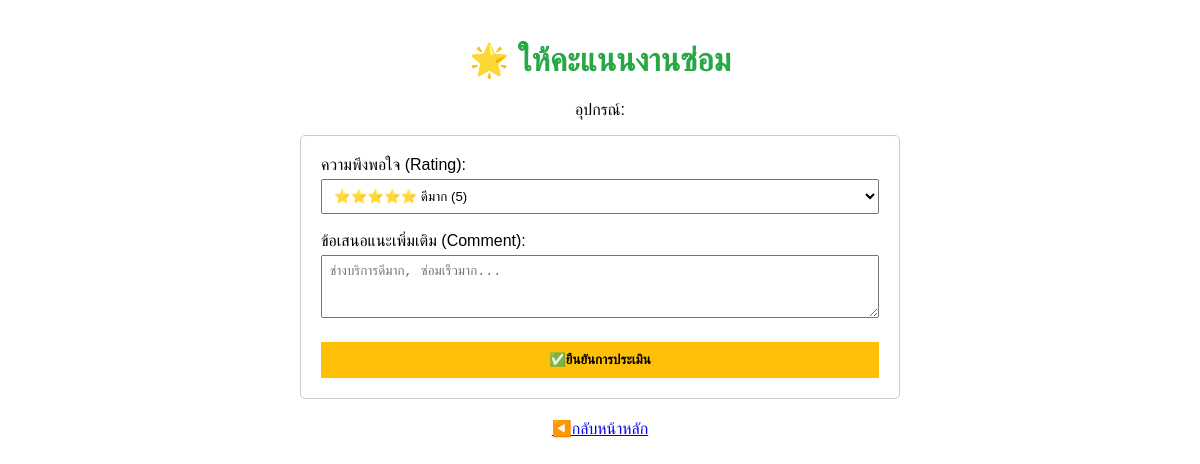
/evaluate/1 (signed in), run on an earlier commit of the app's database.
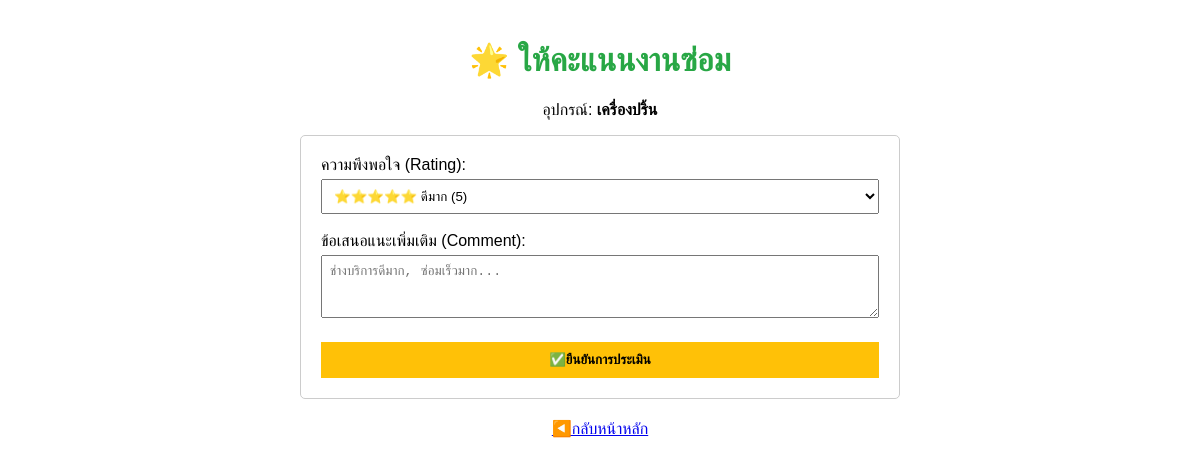
And on a later commit of the database.
### tables this page shows
CREATE TABLE repairs (
    repair_id INTEGER PRIMARY KEY AUTOINCREMENT,
    user_id INTEGER NOT NULL,
    device_name TEXT NOT NULL,
    problem_detail TEXT NOT NULL,
    location TEXT NOT NULL,
    status TEXT DEFAULT 'Pending',
    report_date TIMESTAMP DEFAULT CURRENT_TIMESTAMP,
    technician_note TEXT,
    spare_parts TEXT, 
    cost INTEGER DEFAULT 0,
    FOREIGN KEY (user_id) REFERENCES users (user_id)
);

### app.py (the view, shortened to what this page needs)
@app.route('/evaluate/<int:repair_id>', methods=['GET', 'POST'])
def evaluate(repair_id):
    if 'user_id' not in session:
        return redirect(url_for('login'))
    conn = get_db_connection()
    repair = conn.execute('SELECT * FROM repairs WHERE repair_id = ?', (repair_id,)).fetchone()
    conn.close()
    return render_template('evaluate.html', repair=repair)

### app.py (called while the page is built)
def get_db_connection():
    conn = sqlite3.connect('maintenance.db')
    conn.row_factory = sqlite3.Row
    return conn

### templates/evaluate.html (shortened to what this page needs)
<!DOCTYPE html>
<html>
<head>
</head>
<body>
    <h1>🌟 ให้คะแนนงานซ่อม</h1>
    <p>อุปกรณ์: <strong>{{ repair['device_name'] }}</strong></p>
    <form method="POST">
        <label>ความพึงพอใจ (Rating):</label>
        <select name="rating" required>
            <option value="5">⭐⭐⭐⭐⭐ ดีมาก (5)</option>
        </select>
        <br><br>
        <label>ข้อเสนอแนะเพิ่มเติม (Comment):</label>
        <textarea name="comment" rows="3" placeholder="ช่างบริการดีมาก, ซ่อมเร็วมาก..."></textarea>
        <button type="submit">✅ยืนยันการประเมิน</button>
    </form>
    <a href="{{ url_for('dashboard') }}" style="display:block; margin-top:20px;">◀️กลับหน้าหลัก</a>
</body>
</html>

What changed in the data, as far as the page shows it:
added repairs: device_name "เครื่องปริ้น"
